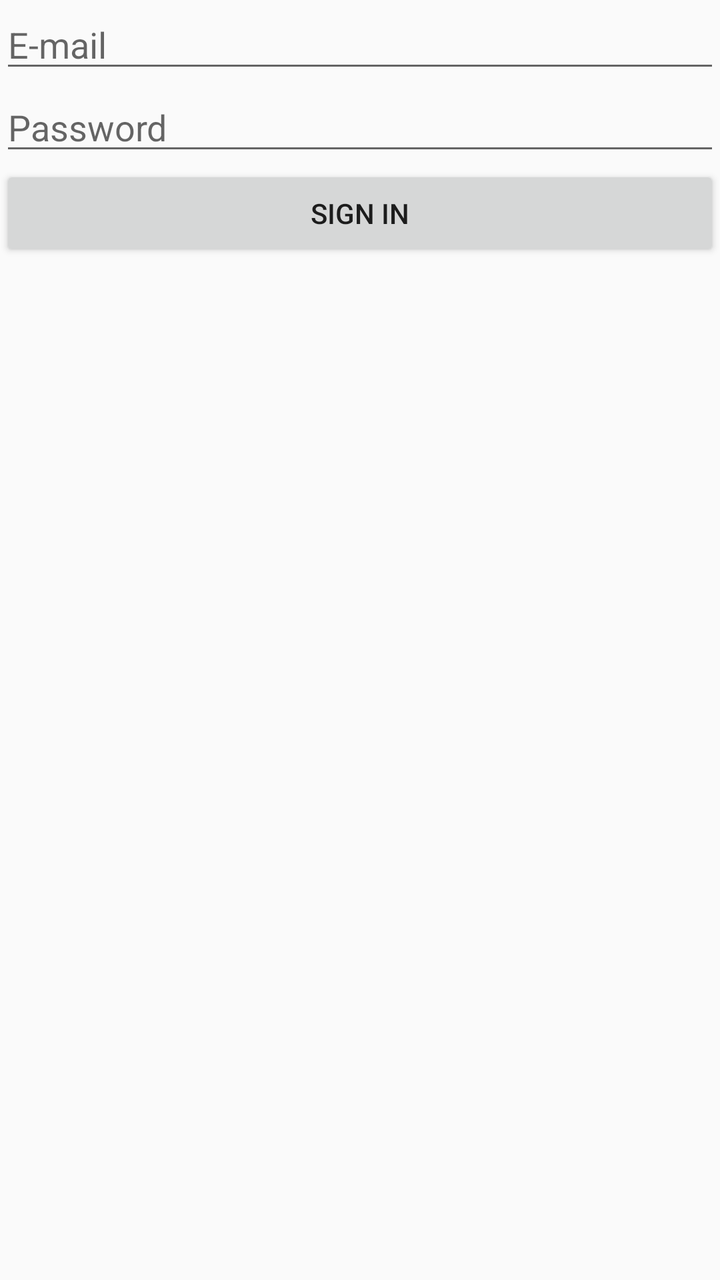
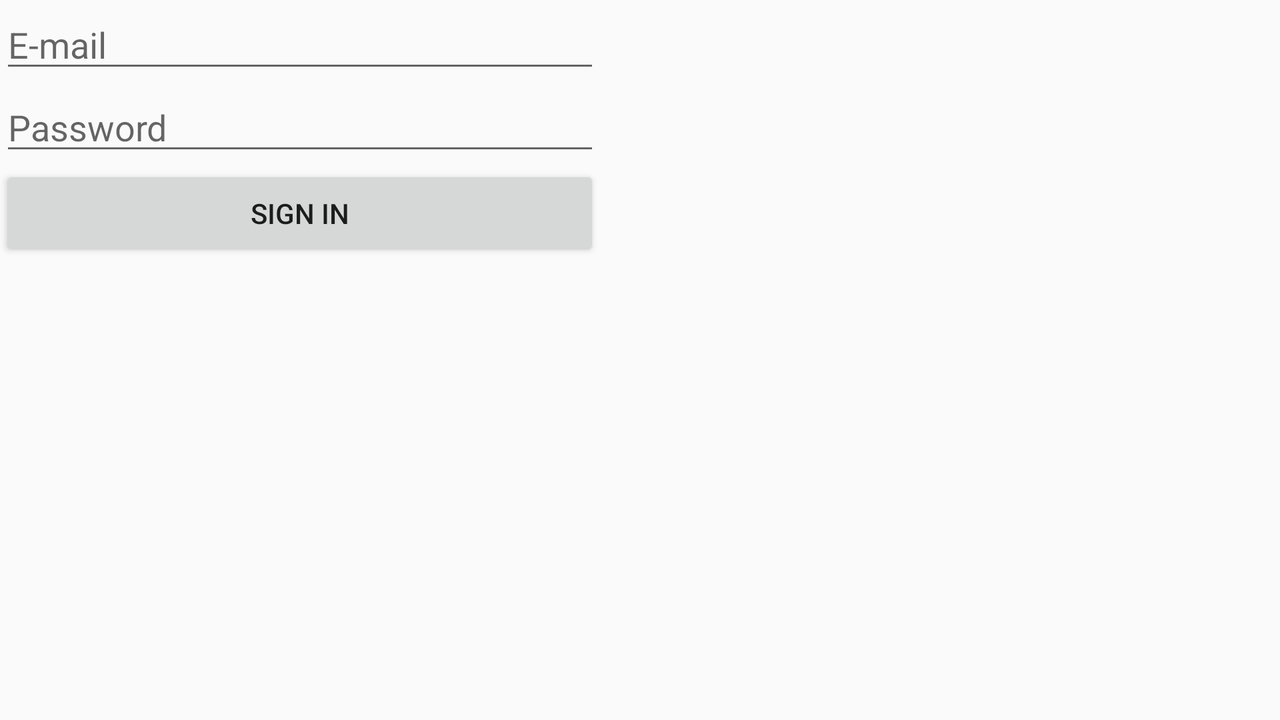

First picture: res/layout/ on a phone held upright. Second picture: the repository's own variant of that layout, on a device whose configuration matches the variant's folder. Source for both follows.
<!-- AndroidManifest.xml: application theme SymTheme -->
<!-- res/layout/authent.xml -->
<?xml version="1.0" encoding="utf-8"?>

<RelativeLayout xmlns:android="http://schemas.android.com/apk/res/android"
android:layout_width="match_parent"
android:layout_height="match_parent">
    <EditText
        android:id="@+id/email"
        android:layout_width="match_parent"
        android:layout_height="wrap_content"
        android:hint="@string/email"
        android:inputType="textEmailAddress" >
        <requestFocus />
    </EditText>

    <EditText
        android:id="@+id/password"
        android:layout_width="match_parent"
        android:layout_height="wrap_content"
        android:layout_below="@id/email"
        android:hint="@string/psw"
        android:inputType="textPassword" >

    </EditText>

    <Button
        android:id="@+id/buttOk"
        android:layout_width="match_parent"
        android:layout_height="wrap_content"
        android:layout_below="@id/password"
        android:text="@string/signin" />
</RelativeLayout>
<!-- resources referenced by this layout -->
<resources>
  <string name="email" translatable="false">E-mail</string>
  <string name="psw">Password</string>
  <string name="signin">Sign in</string>
  <style name="SymTheme" parent="Theme.AppCompat.Light.DarkActionBar">
          
          <item name="colorPrimary">@color/colorPrimary</item>
          <item name="colorPrimaryDark">@color/colorPrimaryDark</item>
          <item name="colorAccent">@color/colorAccent</item>
      </style>
</resources>
<!-- res/layout-land/authent.xml (the repository's variant of the layout above) -->
<!-- drawn on the phone turned sideways -->
<?xml version="1.0" encoding="utf-8"?>

<LinearLayout xmlns:android="http://schemas.android.com/apk/res/android"
    android:layout_width="match_parent"
    android:layout_height="match_parent"
    android:orientation="vertical" >

    <EditText
        android:id="@+id/email"
        android:layout_width="300dp"
        android:layout_height="wrap_content"
        android:hint="@string/email"
        android:inputType="textEmailAddress" >
        <requestFocus />
    </EditText>

    <EditText
        android:id="@+id/password"
        android:layout_width="300dp"
        android:layout_height="wrap_content"
        android:hint="@string/psw"
        android:inputType="textPassword" >

    </EditText>

    <Button
        android:id="@+id/buttOk"
        android:layout_width="300dp"
        android:layout_height="wrap_content"
        android:text="@string/signin" />

</LinearLayout>
